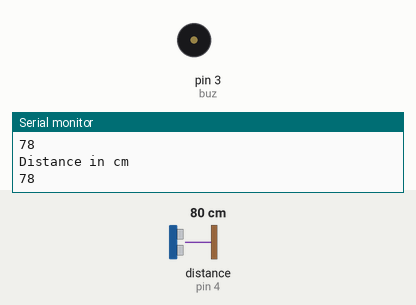
Recording of a sketch running on a simulated Arduino Uno, built with avr-gcc and run on an emulated ATmega328P. Parts: buzzer (waves = sounding, pin HIGH), the last lines printed to the serial monitor. Wiring (inferred from the names in the program): ultrasonic range finder: trigger pin 2; echo pin 4. The test bench sets the inputs (shaded band); at power-on: distance to the obstacle (sensor on pin 4) 80 cm. The echo pulse lasts 58.3 µs per cm; pins used as bus, display or sensor lines are not drawn.

Above: at 1.8 s.
1.9 s: distance to the obstacle (sensor on pin 4) set to 4 cm
At 2.3 s:
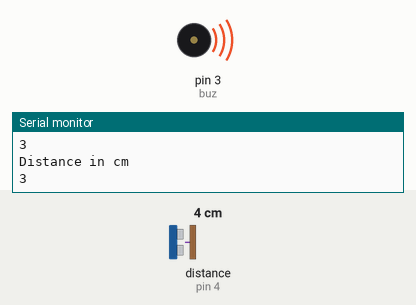
5.4 s: distance to the obstacle (sensor on pin 4) set to 2 cm
At 5.4 s:
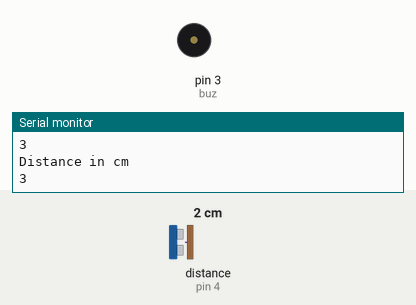
9.5 s: distance to the obstacle (sensor on pin 4) set to 9 cm
At 9.78 s:
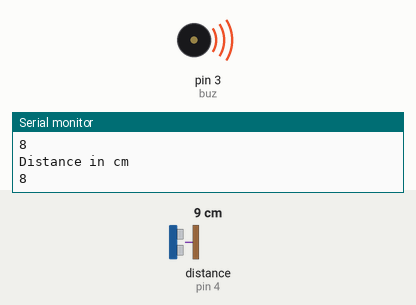
13.0 s: distance to the obstacle (sensor on pin 4) set to 99 cm
At 13.4 s:
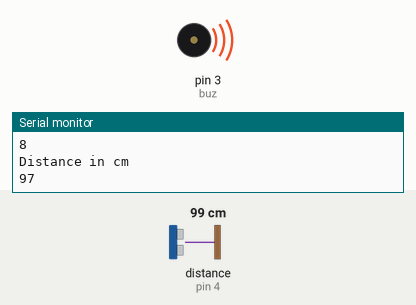
16.5 s: distance to the obstacle (sensor on pin 4) set to 108 cm
At 17.9 s:
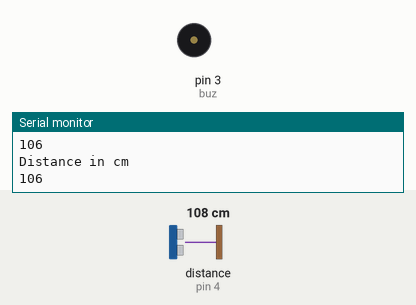
Timing chart, 0 to 19.5 s (numbered marks = the images above; inputs shaded):
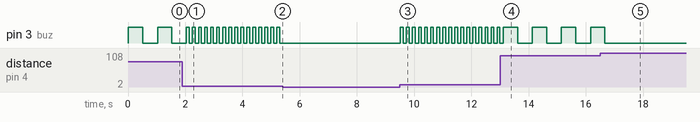

Measured:
- the behaviour switches between 3 and 2 cm on distance to the obstacle (sensor on pin 4) (found by bisection; images 1 and 2)
- the behaviour switches between 102 and 103 cm on distance to the obstacle (sensor on pin 4) (found by bisection; images 4 and 5)
- after the input at 1.9 s, pin 3 (buz): alternates HIGH for 0.10 s and LOW for 0.11 s, starting after 0.24 s
- after the input at 5.4 s, pin 3 (buz): stops changing and stays LOW
- after the input at 9.5 s, pin 3 (buz): alternates HIGH for 0.10 s and LOW for 0.11 s, starting at once
- after the input at 13.0 s, pin 3 (buz): alternates HIGH for 0.50 s and LOW for 0.52 s, starting after 0.62 s
- after the input at 16.5 s, pin 3 (buz): goes on until 16.7 s, then stays LOW
- by itself, pin 3 (buz): alternates HIGH for 0.50 s and LOW for 0.52 s

The sketch:

ultrasonic.ino
```cpp
#define utrig 2
#define uecho 4
int udur=0;
int udis=0;
int buz=3;
void setup() {
  // put your setup code here, to run once:
  pinMode(utrig,OUTPUT);
  pinMode(uecho,INPUT);
  pinMode(buz,OUTPUT);
  Serial.begin(9600);

}

void loop() {
  // put your main code here, to run repeatedly:
  digitalWrite(utrig,LOW);
  delay(10);
  digitalWrite(utrig,HIGH);
  delayMicroseconds(10);
  digitalWrite(utrig,LOW);
  udur=pulseIn(uecho,HIGH);
  udis=(udur*0.034)/2;
  Serial.println("Distance in cm");
  Serial.println(udis);
  if((udis<=100)&&(udis>=75))
  {
    digitalWrite(buz,HIGH);
    delay(500);
    digitalWrite(buz,LOW);
    delay(500);


  }
   if((udis<=74)&&(udis>=50))
  {
    digitalWrite(buz,HIGH);
    delay(300);
    digitalWrite(buz,LOW);
    delay(300);


 }
    if((udis<=49)&&(udis>=25))
  {
    digitalWrite(buz,HIGH);
    delay(200);
    digitalWrite(buz,LOW);
    delay(200);


 }
    if((udis<=24)&&(udis>=2))
  {
    digitalWrite(buz,HIGH);
    delay(100);
    digitalWrite(buz,LOW);
    delay(100);


 }

}
```
